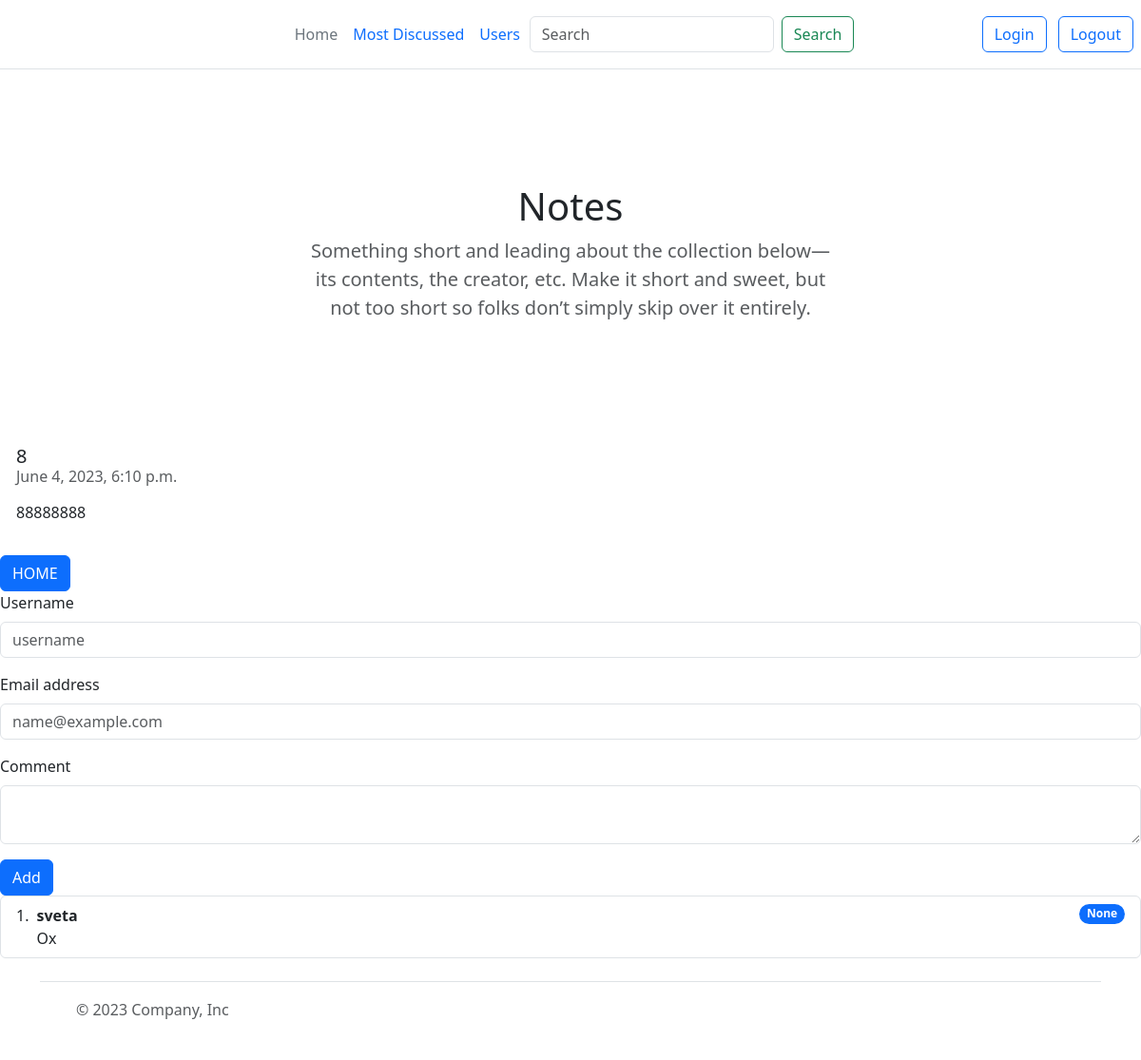
The page /post/5/show/ on the database its author committed.
### todolist/models.py (models this page shows, shortened)
class Post(models.Model):
    title = models.CharField(max_length=100)
    created = models.DateTimeField(auto_now_add=True)
    content = models.TextField(max_length=300)
    user = models.ForeignKey("user.User", on_delete=models.CASCADE, related_name="posts")
    tags = models.ManyToManyField(Tag, related_name="posts")

class Comment(models.Model):
    post = models.ForeignKey(Post, on_delete=models.CASCADE, related_name='comments')
    username = models.CharField(max_length=100)
    email = models.EmailField()
    content = models.TextField()
    created = models.DateTimeField(auto_now_add=True)

### todolist/cls_views.py (the view)
# urls.py: path('<int:post_id>/show/', cls_views.ShowPost.as_view(), name="show"),
class ShowPost(View):
   def get(self, request, post_id: int):
        post = Post.objects.get(id=post_id)
        return render(request, "todolist/show_post.html", {"post": post})

### templates/todolist/show_post.html (shortened to what this page needs)
{% extends "todolist/base.html" %}
{% block content %}
    <div class="alert" style="width: 30rem;">
        <div class="card-body">
            <h5 class="card-title"> {{post.title}} </h5>
            <h6 class="card-subtitle mb-3 text-body-secondary"> {{ post.created }} </h6>
            <p class="card-text"> {{ post.content }} </p>
        </div>
    </div>
    <a href="/" class="btn btn-primary">HOME</a>
    {% include 'todolist/comments_form.html' with post_id=post.id %}
    {% include 'todolist/comments_list.html' with comments=post.comments.all %}
{% endblock %}

### templates/todolist/comments_list.html
<div class="list-group list-group-numbered">
    {% for comment in comments %}
      <li class="list-group-item d-flex justify-content-between align-items-start">
        <div class="ms-2 me-auto">
          <div class="fw-bold"> {{ comment.username }} </div>
          {{ comment.content }}
        </div>
        <span class="badge bg-primary rounded-pill"> {{ comment.created }} </span>
      </li>
    {% endfor %}
</div>

### rows shown on the page
Post: title "8", created "June 4, 2023, 6:10 p.m.", content "88888888"
Comment: username "sveta", content "Ох", created "None"
